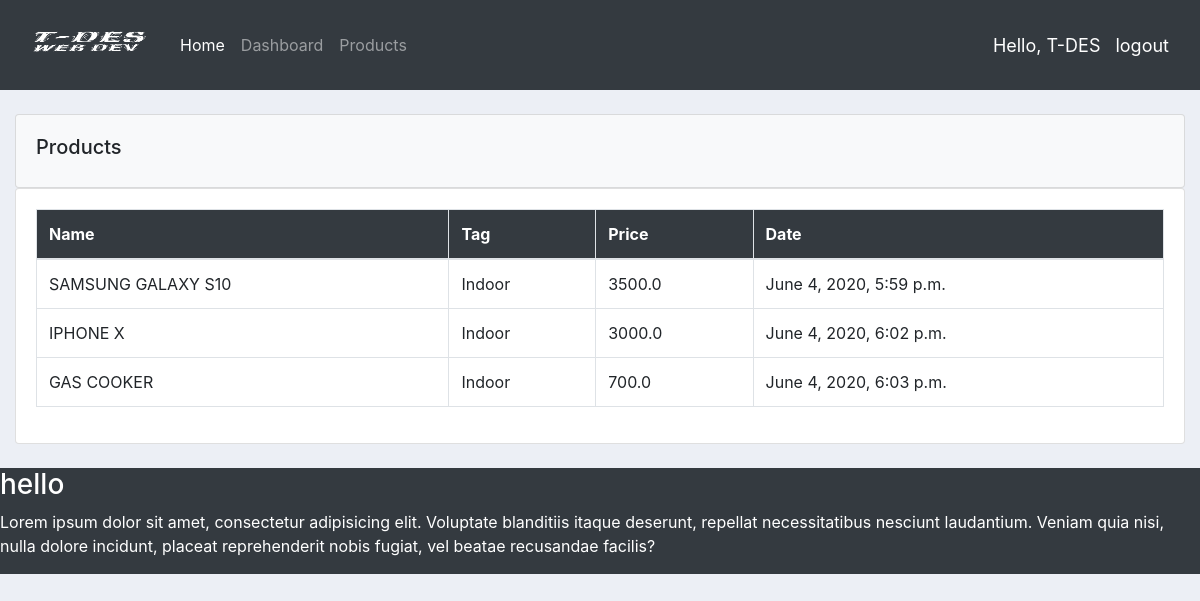
Screenshot of /products/ (signed in) with the database file from the repository.
### accounts/models.py (models this page shows, shortened)
class Product(models.Model):
    CATEGORY = (
			('Indoor', 'Indoor'),
			('Out Door', 'Out Door'),
			)
    name = models.CharField(max_length=100, null=True)
    price = models.FloatField(null=True)
    category = models.CharField(max_length=100, null=True, choices=CATEGORY)
    description = models.TextField(null=True)
    date_created = models.DateTimeField(auto_now_add=True, null=True)
    tag =models.ManyToManyField(Tag)

### accounts/views.py (the view)
# urls.py: path('products/', views.products, name="products"),
@login_required(login_url='login')
def products(request):
    products = Product.objects.all()
    return render(request, 'products.html', {'products':products})

### templates/products.html
	{% extends 'index.html' %}
	{% block content %}
		<div class="row">
			<div class="col-md">
				<div class="card card-body bg-light">
					<h5>Products</h5>
				</div>
				<div class="card card-body table-responsive">
					<table class="table table-hover table-bordered">
						<thead>
							<tr class="bg-dark text-white">
								<th>Name</th>
								<th>Tag</th>
								<th>Price</th>
								<th>Date</th>
							</tr>
						</thead>
						<tbody>
							{% for product in products %}
							<tr>
								<td>{{product.name}}</td>
								<td>{{product.category}}</td>
								<td>{{product.price}}</td>
								<td>{{product.date_created}}</td>
							</tr>
							{% endfor %}
						</tbody>
					</table>
				</div>
			</div>
		</div>
		{% endblock %}

### templates/index.html (shortened to what this page needs)
{% load static %}
<!DOCTYPE html>
<html lang="en">
<head>
    <link rel="stylesheet" href="https://stackpath.bootstrapcdn.com/bootstrap/4.3.1/css/bootstrap.min.css">
    <link rel="stylesheet" type="text/css" href="{% static 'css/main.css' %}">
</head>
<body class="bg">
    {% include "navbar.html" %}
    <br>
    <div class="container-fluid">
        {% block content %}{% endblock %}
    </div>
   <br>
    {% include "footer.html" %}
</body>
</html>

### templates/navbar.html (shortened to what this page needs)
{% load static %}
<!DOCTYPE html>
<html lang="en">
<head>
</head>
<body>
    <nav class="navbar navbar-expand-lg navbar-dark bg-dark" id="navb">
      <a class="navbar-brand" href="/">  <img id="logo" src="{% static 'images/logo.png' %}"> </a>
        <div class="collapse navbar-collapse" id="navbarNavAltMarkup">
          <div class="navbar-nav">
            <a class="nav-item nav-link active" href="/">Home <span class="sr-only">(current)</span></a>
            {% if request.user.is_staff %}
            <a class="nav-item nav-link" href="/dashboard">Dashboard</a>
            <a class="nav-item nav-link" href="/products">Products</a>
            {% elif user.is_authenticated %}
            <a class="nav-item nav-link" href="{% url 'accountSettings' %}">settings</a>
            {% endif %}
          </div>
        </div>
        {% if user.is_authenticated %}
        <span class="hello">Hello, {{request.user|upper}}</span>
        <span><a class="hello" href="{% url 'logout' %}">logout</a></span>
        {% else %}
        <span class="hello">Hello</span>
        <a class="nav-item nav-link" href="{% url 'register' %}">Sign up</a>
        <a class="nav-item nav-link text-success" href="{% url 'login' %}">Sign in</a>
        {% endif %}
   </nav>
</body>
</html>

### templates/footer.html (shortened to what this page needs)
<!DOCTYPE html>
<html lang="en">
<head>
</head>
<body>
<div class="row bg-dark text-white">
   <div class="col-md-12">
    <h3>hello</h3>
    <p>Lorem ipsum dolor sit amet, consectetur adipisicing elit. Voluptate blanditiis itaque deserunt, repellat necessitatibus nesciunt laudantium. Veniam quia nisi, nulla dolore incidunt, placeat reprehenderit nobis fugiat, vel beatae recusandae facilis?</p>
   </div>
</div>
</body>
</html>

### static/css/main.css (style rules this page uses)
.bg { background-color: #eceff5; }

### templates/navbar.html (style rules this page uses)
.hello { font-size: 18px; color: #ffffff; margin-right: 15px; }
#logo { max-height: 80px; width: 140px; }
#navb { padding-bottom: 0px; padding-top: 0px; }

### rows the page displays
Product: name "SAMSUNG GALAXY S10", category "Indoor", price "3500.0", date_created "June 4, 2020, 5:59 p.m."
Product: name "IPHONE X", category "Indoor", price "3000.0", date_created "June 4, 2020, 6:02 p.m."
Product: name "GAS COOKER", category "Indoor", price "700.0", date_created "June 4, 2020, 6:03 p.m."

### other values shown
{{ request.user|upper }} "T-DES"
